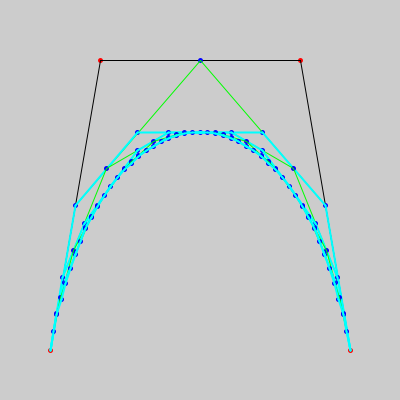
Frame 1 (no input)
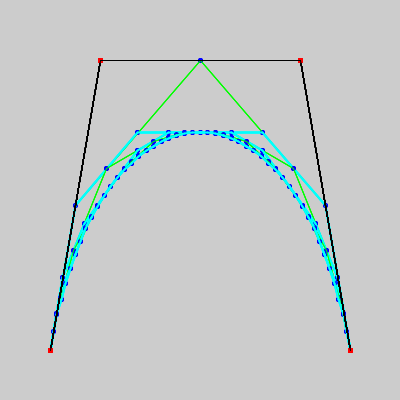
Frame 60 (the mouse pressed at the canvas centre just before this capture)
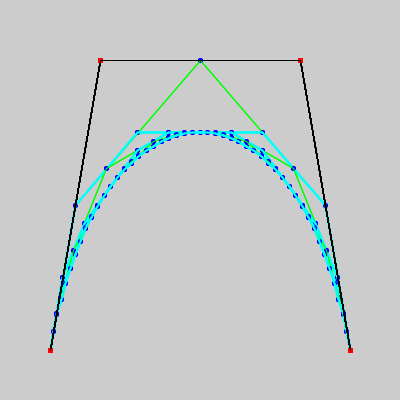
Frame 120 (the mouse held since frame 60 and released just before this capture)

The Processing sketch that drew these frames (run headless with seeded random() and noise(); from frame 60 on, the mouse is pressed at the canvas centre):

// Processing sketch: sketch_141002b
// ── sketch_141002b.pde
//point 4
PVector [] P = {  


  new PVector( 50, 350 ), 


  new PVector(100, 60 ), 


  new PVector( 300, 60 ), 


  new PVector( 350, 350 ) 


};


PVector [] midpoint = new PVector[6];  //midpoint 
PVector [] mPoint = new PVector[8];    //point 8
PVector [] divPoint = new PVector[4];  //point 8 loop 4
PVector [] divPoint2 = new PVector[4];
PVector [] tmpPoint = new PVector[8];  //tmp point stack
PVector [] tmpPoint2 = new PVector[64];
PVector [] tmpPoint3 = new PVector[64];

int t= 0;
int count =0;
int count2 =0;

void setup() 
{ 

  size(400,400); 
   noFill(); 
  

} 



void draw() 
{ 
  stroke(255.0, 0.0, 0.0); 
  strokeWeight(5.0);
 PVector [] Q = new PVector [P.length];
  
  //P point 
  for(int i=0; i<Q.length; i++)
  {
    point(P[i].x,P[i].y);
  }
  stroke(0.0, 0.0, 0.0); 
  strokeWeight(1.0);
  for(int j=0; j<3; j++)
  {
     line(P[j].x,P[j].y,P[j+1].x,P[j+1].y);
  }
  
//    midpoint(P);
//    midpointLinePoint(midpoint);
//    P7toP8(P,midpoint);

 
  if(t<3)
  {
   BezierbyMid(P,3);
   t++;
  }
}

void midpoint(PVector [] n)
{
   for(int z=0; z<6; z++)
   {
      midpoint[z] = new PVector(0,0);
   }
   int cot =0;
   for(int i=0; i<3; i++)
   {
       midpoint[cot].x =  n[i].x +(n[i+1].x-n[i].x)/2;
       midpoint[cot].y =  n[i].y +(n[i+1].y-n[i].y)/2;
       cot++;
   }
   
   for(int j=0; j<2; j++)
   {
       midpoint[cot].x  = midpoint[j].x+(midpoint[j+1].x-midpoint[j].x)/2;
       midpoint[cot].y = midpoint[j].y+(midpoint[j+1].y-midpoint[j].y)/2;
       cot++;
   }
   
    midpoint[cot].x = midpoint[cot-2].x + (midpoint[cot-1].x- midpoint[cot-2].x)/2; 
    midpoint[cot].y = midpoint[cot-2].y + (midpoint[cot-1].y- midpoint[cot-2].y)/2; 
   
}


void midpointLinePoint(PVector [] n)
{
  
   stroke(0.0, 0.0,255.0); 
   strokeWeight(5.0);
   for(int i=0; i<n.length; i++)
   {
      point(n[i].x,n[i].y);   
   }
   
   stroke(0.0, 255.0,0.0); 
   strokeWeight(1.0);
   for(int j=0; j<3; j++)
   {
     if(j ==2)
     {
       line(n[j+1].x,n[j+1].y,n[j+2].x,n[j+2].y); 
     }
     else
     {
       line(n[j].x,n[j].y,n[j+1].x,n[j+1].y); 
     }
   }
}

void P7toP8(PVector [] n1, PVector [] n2)
{
  for(int z=0; z<8; z++)
   {
      mPoint[z] = new PVector(0,0);
   }
   
   mPoint[0] = n1[0];
   mPoint[7]= n1[3];
   
   mPoint[1] = n2[0];
   mPoint[2] = n2[3];
   mPoint[3] = n2[5];
   mPoint[4] = n2[5];
   mPoint[5] = n2[4];
   mPoint[6] = n2[2]; 
   
//   stroke(0.0, 255.0,255.0); 
//   strokeWeight(2.0);
//   for(int i=0; i<7; i++)
//   {
//     line(mPoint[i].x,mPoint[i].y,mPoint[i+1].x,mPoint[i+1].y);
//   }
//   
}

void P8draw(PVector [] n)
{

  
  for(int y=0; y<8; y++)
   {
      tmpPoint[y] = new PVector(0,0);
   }
  for(int i=0; i<8; i++)
  {
    tmpPoint[i]=n[i];
    print(tmpPoint[i].x +","+tmpPoint[i].y + "\n");
  }
  stroke(0.0, 255.0,255.0); 
  strokeWeight(2.0);
   for(int i=0; i<7; i++)
   {
     line(tmpPoint[i].x,tmpPoint[i].y,tmpPoint[i+1].x,tmpPoint[i+1].y);
   }
   
}


void BezierbyMid(PVector [] n, int n1)
{
      
     count =0;

      
      //1st line
       midpoint(P);
       midpointLinePoint(midpoint);
       P7toP8(P,midpoint);
       P8draw(mPoint);
       
  for(int y=0; y<64; y++)
   {
      tmpPoint2[y] = new PVector(0,0);
   }

     for(int j=0; j<8; j++)
     {
           tmpPoint2[count].add(tmpPoint[j]) ;
           count++;
           print(count +"\n");
     }
       
      for(int y=0; y<n1; y++)
   {
       
       BezierbyOuput(tmpPoint, n1);
     
    
   }
       
      
 
}

void BezierbyOuput(PVector [] n,int n1)
{
  
   for(int y=0; y<64; y++)
   {
      tmpPoint3[y] = new PVector(0,0);
   }
   for(int k=0; k<64; k++)
   {
     tmpPoint3[k] = tmpPoint2[k];
   }
     count2 =0;
   
  for(int z=0; z<4; z++)
   {
      divPoint[z] = new PVector(0,0);
   }
   int a = count;
   count =0;
   print(a +"!!!!11\n");
  for(int j=0; j<a/4; j++)
  {
     
     for(int i=0; i<4; i++)
     {
       
        print(count2+"\n");
        
        divPoint[i]= tmpPoint3[count2];
        print(divPoint[i].x +","+divPoint[i].y + "\n");

        count2++;
   
     }
      midpoint(divPoint);
      midpointLinePoint(midpoint);
      P7toP8(divPoint,midpoint);
      P8draw(mPoint);
     for(int k=0; k<8; k++)
     {
           tmpPoint2[count]=tmpPoint[k] ;
           print(tmpPoint2[count].x +","+tmpPoint2[count].y + "\n");
           print(count +"!!!!!\n");
           count++;
          
     }
     
  }

 
}
